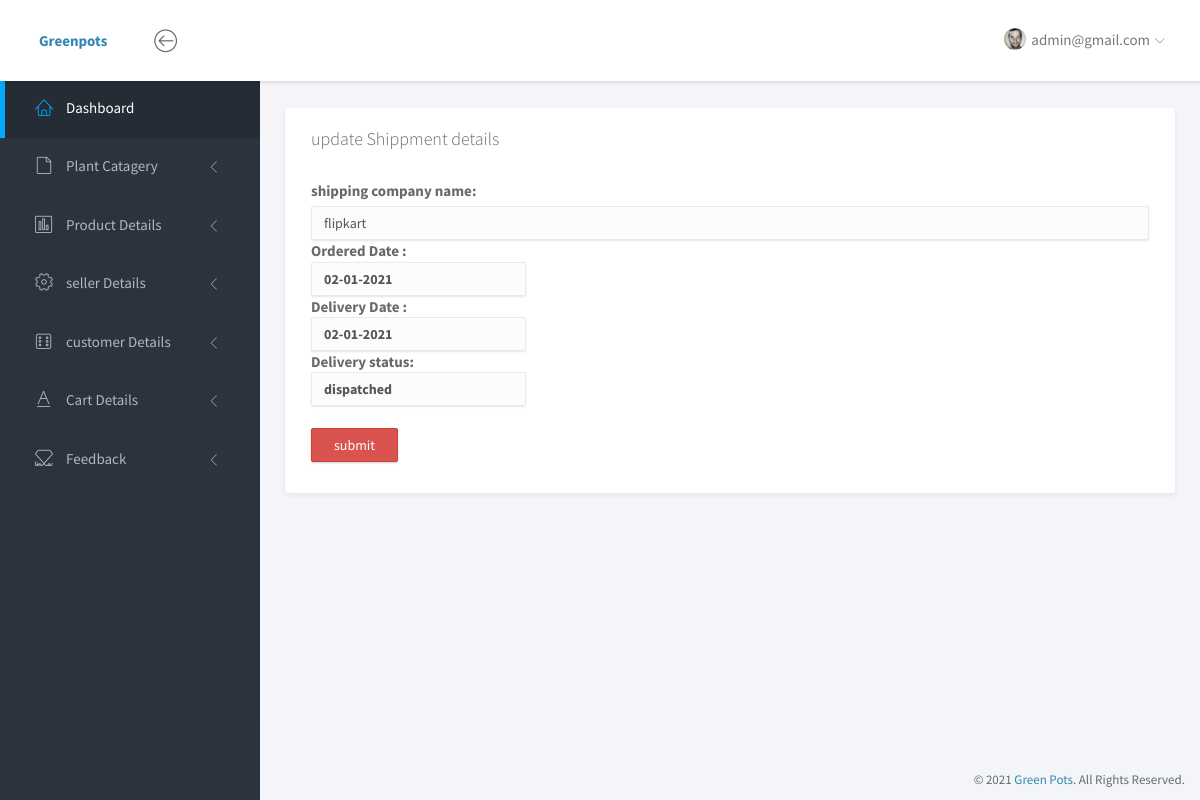
Page /admin/addorderdetailupdate.php?id=8 (signed in) on the committed database.
### tables this page shows
CREATE TABLE `addorderdetail` (
  `ao_id` int(11) NOT NULL,
  `name` varchar(100) NOT NULL,
  `address` varchar(1000) NOT NULL,
  `state` varchar(100) NOT NULL,
  `pin` int(100) NOT NULL,
  `shipcom` varchar(100) NOT NULL,
  `bdate` varchar(100) NOT NULL,
  `ddate` varchar(100) NOT NULL,
  `status` varchar(800) NOT NULL,
  `u_id` int(100) NOT NULL,
  `or_id` int(100) NOT NULL,
  `paymode` varchar(100) NOT NULL,
  `tamount` int(100) NOT NULL
);

### app/Main.php (called while the page is built, shortened)
<?php
class Main {
    public function __construct(){
        try{
            $this->conn = new PDO(DB_TYPE.":host=".DB_SERVER.";dbname=".DB_DATABASE, DB_USER, DB_PASSWORD);
        }
        catch (PDOException $e){
            echo '<h3>Database Not Connected</h3>','<p>Please Check database connection before running this site ...</p>'; exit;
        }
    }
}

### app/Admin.php (called while the page is built, shortened)
<?php
class Admin extends Main
{
	public function ret($stmt){
		$stmt = $this->conn->prepare($stmt);
		$stmt->execute();
		return $stmt;
	}
}
?>

### admin/addorderdetailupdate.php (the view, shortened to what this page needs)
<?php
$admin = new Admin();
?>
<!doctype html>
<html lang="en">
<head>
	<link rel="stylesheet" href="assets/vendor/bootstrap/css/bootstrap.min.css">
	<link rel="stylesheet" href="assets/vendor/font-awesome/css/font-awesome.min.css">
	<link rel="stylesheet" href="assets/vendor/linearicons/style.css">
	<link rel="stylesheet" href="assets/vendor/chartist/css/chartist-custom.css">
	<link rel="stylesheet" href="assets/css/main.css">
	<link rel="stylesheet" href="assets/css/demo.css">
</head>
<body>
	<div id="wrapper">
		<?php include "header.php" ?>
        <?php include "sidebar.php" ?>
		<div class="main">
			<div class="main-content">
				<div class="container-fluid">
                  <div class="panel">
								<div class="panel-heading">
									<h3 class="panel-title">update Shippment details</h3>
								</div>
								<div class="panel-body">
									<form action="admincontroller/addorderdetail.php" method="POST">
                  <?php
					$id = $_GET['id'];
                   $stmts = $admin -> ret("SELECT * FROM `addorderdetail` WHERE `ao_id` = '".$id."'");
                   $rows = $stmts -> fetch(PDO::FETCH_ASSOC);
                   ?>
									<label>shipping company name:</label><input type="text" class="form-control" name="e" value="<?php echo $rows['shipcom'] ?>">
									<label>Ordered Date :<input type="text" class="form-control" name="f" value="<?php echo $rows['bdate'] ?>">
									<label>Delivery Date :<input type="text" class="form-control" name="g" value="<?php echo $rows['ddate'] ?>">
									<label>Delivery status:<input type="text" class="form-control" name="h" value="<?php echo $rows['status'] ?>">
									<br>
								     <input type="submit" class="btn btn-danger" name="update" value="submit">
									</form>
								</div>
							</div>
				</div>
			</div>
		</div>
        <?php include "footer.php" ?>
	</div>
</body>
</html>

### admin/header.php (shortened to what this page needs)
<nav class="navbar navbar-default navbar-fixed-top">
			<div class="brand">
				<a href="index.php"><b>Greenpots</b></a>
			</div>
			<div class="container-fluid">
				<div class="navbar-btn">
					<button type="button" class="btn-toggle-fullwidth"><i class="lnr lnr-arrow-left-circle"></i></button>
				</div>
				<div id="navbar-menu">
					<ul class="nav navbar-nav navbar-right">
						<li class="dropdown">
					   <?php
                        $stmt=$admin -> ret("SELECT * FROM admin");
                        $row=$stmt->fetch(PDO::FETCH_ASSOC);
                        ?>
							<a href="#" class="dropdown-toggle" data-toggle="dropdown"><img src="assets/img/user.png" class="img-circle" alt="Avatar"> <span><?php echo $row['email'];?></span> <i class="icon-submenu lnr lnr-chevron-down"></i></a>
						</li>
					</ul>
				</div>
			</div>
		</nav>

### admin/assets/css/main.css (style rules this page uses)
html { position: relative; min-height: 100%; }
body { background-color: #F3F5F8; font-family: "Source Sans Pro", sans-serif; font-size: 15px; color: #676a6d; }
a { color: #3287B2; }
#wrapper .main { -webkit-transition: all 0.3s ease-in-out; -moz-transition: all 0.3s ease-in-out; -ms-transition: all 0.3s ease-in-out; -o-transition: all 0.3s ease-in-out; transition: all 0.3s ease-in-out; width: calc(100% - 260px); left: 0; position: relative; float: right; background-color: #f5f5fa; }
#wrapper #sidebar-nav, #wrapper .main { padding-top: 80px; }
.main-content { padding: 28px 10px; }
.navbar-default { -webkit-transition: all 0.3s ease-in-out; -moz-transition: all 0.3s ease-in-out; -ms-transition: all 0.3s ease-in-out; -o-transition: all 0.3s ease-in-out; transition: all 0.3s ease-in-out; -moz-box-shadow: 1px 2px 3px rgba(0, 0, 0, 0.1); -webkit-box-shadow: 1px 2px 3px rgba(0, 0, 0, 0.1); box-shadow: 1px 2px 3px rgba(0, 0, 0, 0.1); -webkit-border-radius: 0; -moz-border-radius: 0; border-radius: 0; padding: 0; margin: 0; border: none; background-color: #fff; }
.navbar-default .brand { float: left; padding: 30px 39px; background-color: #fff; }
.navbar-btn { float: left; padding: 16px 0; }
.navbar-btn button { font-size: 24px; padding: 4px 8px; line-height: .7; border: none; background: none; outline: none; }
.navbar-nav > li > a { padding: 28px 20px; }
.navbar-nav > li > a > i { font-size: 22px; margin-right: 2px; vertical-align: middle; }
.navbar-nav > li > a > i.icon-submenu { margin-left: 2px; margin-right: 0; font-size: 10px; position: relative; top: 2px; }
.navbar-nav > li > a > span { position: relative; top: 2px; }
.navbar-nav > li > a img { width: 22px; margin-right: 2px; }
@media screen and (min-width: 768px) { .navbar-nav.navbar-right { margin-right: 0; } }
.form-control { -moz-box-shadow: 0px 1px 2px 0 rgba(0, 0, 0, 0.1); -webkit-box-shadow: 0px 1px 2px 0 rgba(0, 0, 0, 0.1); box-shadow: 0px 1px 2px 0 rgba(0, 0, 0, 0.1); -webkit-border-radius: 2px; -moz-border-radius: 2px; border-radius: 2px; border-color: #eaeaea; background-color: #fcfcfc; }
.btn { -webkit-border-radius: 2px; -moz-border-radius: 2px; border-radius: 2px; -moz-box-shadow: 0px 1px 2px 0 rgba(0, 0, 0, 0.2); -webkit-box-shadow: 0px 1px 2px 0 rgba(0, 0, 0, 0.2); box-shadow: 0px 1px 2px 0 rgba(0, 0, 0, 0.2); padding: 6px 22px; }
.panel { -webkit-border-radius: 3px; -moz-border-radius: 3px; border-radius: 3px; -moz-box-shadow: 0 2px 6px rgba(0, 0, 0, 0.08); -webkit-box-shadow: 0 2px 6px rgba(0, 0, 0, 0.08); box-shadow: 0 2px 6px rgba(0, 0, 0, 0.08); background-color: #fff; margin-bottom: 30px; }
.panel .panel-heading, .panel .panel-body, .panel .panel-footer { padding-left: 25px; padding-right: 25px; }
.panel .panel-heading { padding-top: 20px; padding-bottom: 20px; position: relative; }
.panel .panel-heading .panel-title { margin: 0; font-size: 18px; font-weight: 300; }
.panel .panel-body { padding-top: 10px; padding-bottom: 15px; }

### rows in the picture
addorderdetail: e "flipkart", f "02-01-2021", g "02-01-2021", h "dispatched"

### other values in the picture
$row['email'] "admin@gmail.com"
